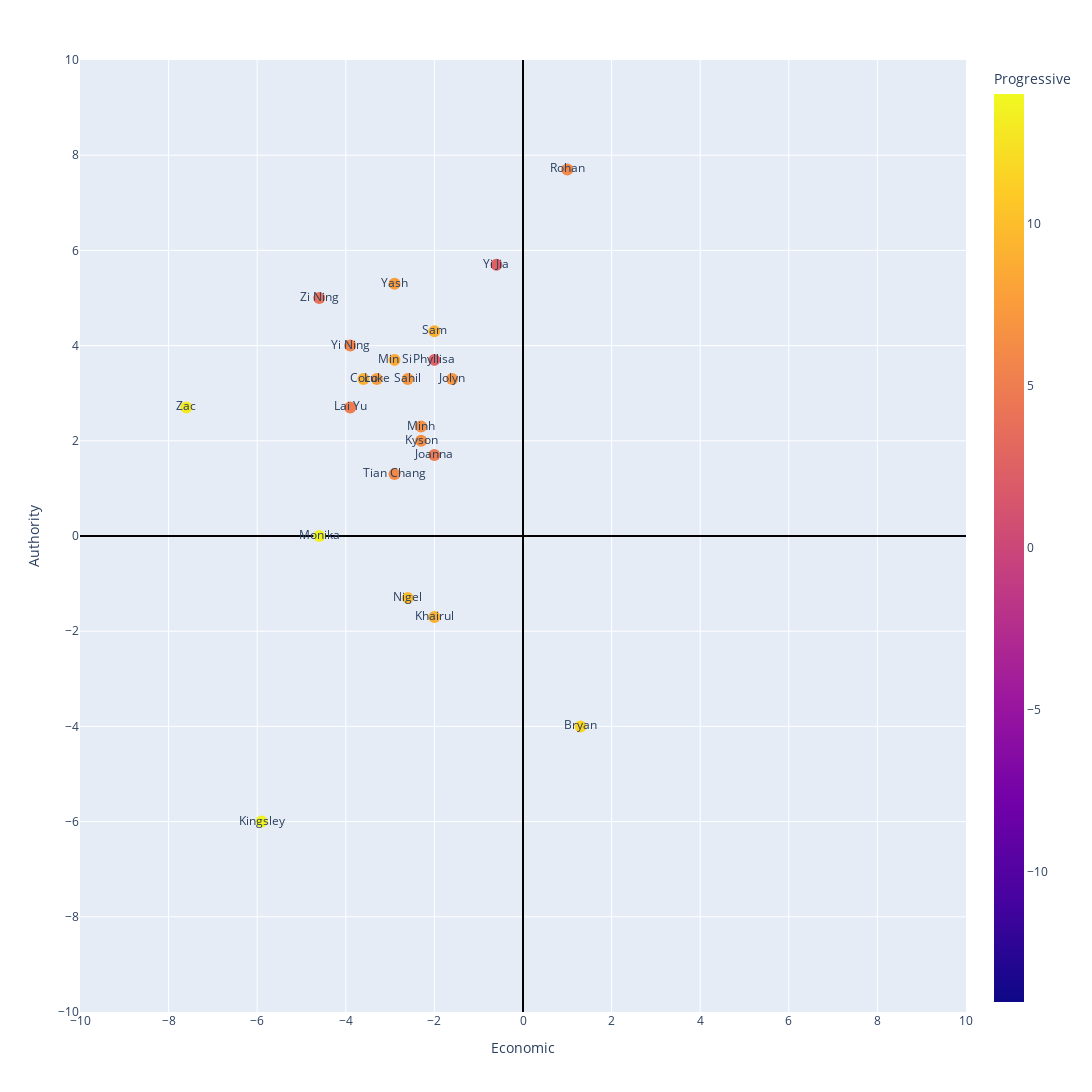

Here is the notebook cell this chart was saved with:
### Code cell
color_map = {
    "blue": "#6390F0",
    "green": "#7AC74C",
    "red": "#F5655F",
    "purple": "#A33EA1",
    "black": "#555555"
} 

# plotlyFig = px.scatter(political_data, x="Raw_Economic", y="Raw_Authority", 
#                        color="Color", color_discrete_map=color_map, 
#                        hover_name="Name", hover_data={"Color": False, "Raw_Progressive": True})
plotlyFig = px.scatter(political_data, x="Raw_Economic", y="Raw_Authority", 
                       color="Raw_Progressive", 
                       hover_name="Name", hover_data={"Color": False, "Raw_Progressive": True}, 
                       labels = {"Raw_Progressive":"Progressive"}, range_color=[-14, 14], text="Name")
plotlyFig.update_traces(marker=dict(size=12), textposition='top center')
plotlyFig.update_xaxes(range=[-10, 10],zeroline=True, zerolinewidth=2, zerolinecolor='Black', nticks=20)
plotlyFig.update_yaxes(range=[-10, 10], zeroline=True, zerolinewidth=2, zerolinecolor='Black', nticks=20)

plotlyFig.update_layout(
    autosize=False,
    width=1200,
    height=1200,
    xaxis_title = 'Economic', 
    yaxis_title = 'Authority',
    showlegend = False
)
plotlyFig.show()

# boxFig = px.box(political_data, y="Raw_Progressive", points="all", x="Color", color="Color", color_discrete_map=color_map, 
#                        hover_name="Name")
# boxFig.update_layout(
#     autosize=False,
#     width=800,
#     height=800,
#     yaxis_title = 'Progressive',
#     showlegend = False
# )
# boxFig.show()

### Figure 1 — Plotly figure (JSON) as saved in the notebook; plotly's stock layout.template omitted (floating-point values rounded to 4 significant figures)
{"data": [{"customdata": [["red", 7], ["red", 13], ["red", 9], ["red", 7.5], ["red", 6.5], ["blue", 6], ["red", 7], ["red", 2.5], ["green", 9], ["red", 4], ["red", 5.5], ["green", 13.5], ["red", 4.9], ["red", 6.5], ["red", 7.5], ["red", 2.5], ["red", 6], ["red", 9], ["red", 4.9], ["red", 8.5], ["green", 9.9], ["purple", 11.5], ["black", 13.5]], "hovertemplate": "<b>%{hovertext}</b><br><br>Raw_Economic=%{x}<br>Raw_Authority=%{y}<br>Name=%{text}<br>Progressive=%{marker.color}<extra></extra>", "hovertext": ["Jolyn", "Zac", "Sam", "Luke", "Kyson", "Rohan", "Sahil", "Phyllisa", "Khairul", "Zi Ning", "Yi Ning", "Kingsley", "Lai Yu", "Minh", "Yash", "Yi Jia", "Tian Chang", "Coco", "Joanna", "Min Si", "Nigel", "Bryan", "Monika"], "legendgroup": "", "marker": {"color": [7, 13, 9, 7.5, 6.5, 6, 7, 2.5, 9, 4, 5.5, 13.5, 4.9, 6.5, 7.5, 2.5, 6, 9, 4.9, 8.5, 9.9, 11.5, 13.5], "coloraxis": "coloraxis", "size": 12, "symbol": "circle"}, "mode": "markers+text", "name": "", "orientation": "v", "showlegend": false, "text": ["Jolyn", "Zac", "Sam", "Luke", "Kyson", "Rohan", "Sahil", "Phyllisa", "Khairul", "Zi Ning", "Yi Ning", "Kingsley", "Lai Yu", "Minh", "Yash", "Yi Jia", "Tian Chang", "Coco", "Joanna", "Min Si", "Nigel", "Bryan", "Monika"], "type": "scatter", "x": [-1.6, -7.6, -2, -3.3, -2.3, 1, -2.6, -2, -2, -4.6, -3.9, -5.9, -3.9, -2.3, -2.9, -0.6, -2.9, -3.6, -2, -2.9, -2.6, 1.3, -4.6], "xaxis": "x", "y": [3.3, 2.7, 4.3, 3.3, 2, 7.7, 3.3, 3.7, -1.7, 5, 4, -6, 2.7, 2.3, 5.3, 5.7, 1.3, 3.3, 1.7, 3.7, -1.3, -4, 0], "yaxis": "y"}], "layout": {"autosize": false, "coloraxis": {"cmax": 14, "cmin": -14, "colorbar": {"title": {"text": "Progressive"}}, "colorscale": [[0, "#0d0887"], [0.1111, "#46039f"], [0.2222, "#7201a8"], [0.3333, "#9c179e"], [0.4444, "#bd3786"], [0.5556, "#d8576b"], [0.6667, "#ed7953"], [0.7778, "#fb9f3a"], [0.8889, "#fdca26"], [1, "#f0f921"]]}, "height": 1200, "legend": {"tracegroupgap": 0}, "margin": {"t": 60}, "showlegend": false, "width": 1200, "xaxis": {"anchor": "y", "domain": [0, 1], "nticks": 20, "range": [-10, 10], "title": {"text": "Economic"}, "zeroline": true, "zerolinecolor": "Black", "zerolinewidth": 2}, "yaxis": {"anchor": "x", "domain": [0, 1], "nticks": 20, "range": [-10, 10], "title": {"text": "Authority"}, "zeroline": true, "zerolinecolor": "Black", "zerolinewidth": 2}}}
